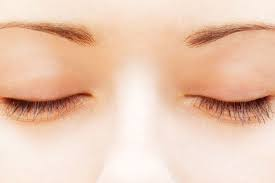
#> input picture img/close/ce2.jpg, 275 x 183 px; its folder holds only this picture in this run
$ python 00_prepare.py
#> lines starting #> are read from the running program, lines starting #| are printed output that depends on the picture
from PIL import Image
import glob
from natsort import natsorted
import numpy as np
import os
import cv2

# 1. image resize
# closed eyes resize
close_list = []
resized_close = []
# append images to list
for filename in natsorted(glob.glob('./img/close/*.jpg')) :
    # print(filename)
    imc = Image.open(filename)
#> imc is the input picture: PIL image 275x183 RGB; mean R, G, B 235.7, 201.8, 180.4
    close_list.append(imc)


# append resized images to list
for imc in close_list :
    imc = imc.resize((64, 64))
    resized_close.append(imc)
#> this loop made 1 pass
#> pass 1, `imc = imc.resize((64, 64))`:
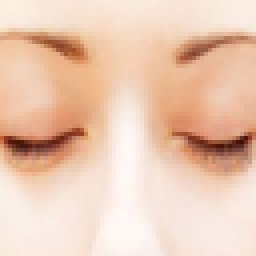
#> imc: PIL image 64x64 RGB (shown 4 times larger); mean R, G, B 235.7, 201.7, 180.4
#> after the loop, resized_close = 1 item
    # print('size : {}'.format(imc.size))
# save resized images to new folder
for (i, new) in enumerate(resized_close) :
    new.save ('{}{}{}'.format('./eyes/close/ce', i+1, '.jpg'))


# open eyes resize
open_list = []
resized_open = []

for filename in natsorted(glob.glob('./img/open/*.jpg')) :
    # print(filename)
    imo = Image.open(filename)
    open_list.append(imo)

for imo in open_list :
    imo = imo.resize((64, 64))
    resized_open.append(imo)
    # print('size : {}'.format(imo.size))

for (i, new) in enumerate(resized_open) :
    new.save ('{}{}{}'.format('./eyes/open/oe', i+1, '.jpg'))


# 2. 이미지 dataset 만들기
groups_folder_path = './eyes/'
categories = ["close", "open"]
num_classes = len(categories)
print(num_classes) # 2

x = []
y = []


for index, categorie in enumerate(categories) :
    label = [0 for i in range(num_classes)]
#> label = [0, 0]
    print(label)
#| [0, 0]
    label[index] = 1
    image_dir = groups_folder_path + categorie + '/'

    for path, dirs, files in os.walk(image_dir) :
        for filename in files :
            # print(filename)
            print(image_dir + filename)
            img = cv2.imread(image_dir+filename)
            x.append(img)
            y.append(label)


'''
x = np.array(x)
y = np.array(y)

print("x.shape :", x.shape)   # (200, 64, 64, 3)
print("y.shape :", y.shape)   # (200, 2)

# numpy로 최종 저장
np.save('./data/x_data.npy', x)
np.save('./data/y_data.npy', y)


'''
